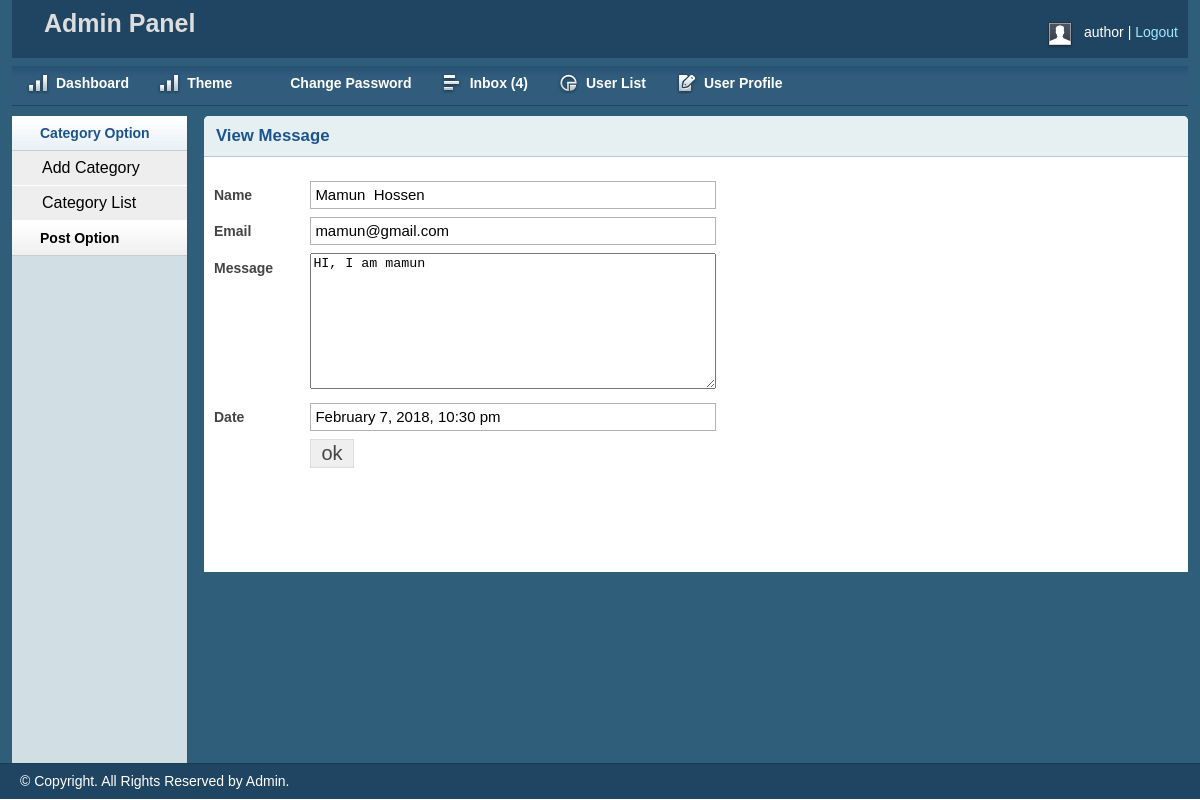
Screenshot of /admin/viewmsg.php?msgid=8 (signed in) with the database file from the repository.
### tables this page shows
CREATE TABLE `tbl_contact` (
  `id` int(11) NOT NULL,
  `firstname` varchar(100) NOT NULL,
  `lastname` varchar(100) NOT NULL,
  `email` varchar(50) NOT NULL,
  `body` text NOT NULL,
  `status` int(11) NOT NULL DEFAULT '0',
  `date` datetime NOT NULL
);

### lib/Database.php (called while the page is built, shortened)
<?php
Class Database{
	public $host   = DB_HOST;
	public $user   = DB_USER;
	public $pass   = DB_PASS;
	public $dbname = DB_NAME;
	public $link;
	private function connectDB(){
		$this->link = new mysqli($this->host, $this->user, $this->pass, $this->dbname);
	}
	public function select($query){
		$result = $this->link->query($query) or die($this->link->error.__LINE__);
		if($result->num_rows > 0){
			return $result;
		} else {
			return false;
		}
	}
}

### helpers/Format.php (called while the page is built, shortened)
<?php
class Format{
	public function dateFormat($date){
		return date('F j, Y, g:i a', strtotime($date));
	}
}
?>

### admin/viewmsg.php (the view, shortened to what this page needs)
<?php include 'inc/header.php';?>
<?php include 'inc/sidebar.php';?>
<?php
if (isset($_GET['msgid'])) {
    $msgid = $_GET['msgid'];
}
?>
<div class="grid_10">
    <div class="box round first grid">
        <h2>View Message</h2>
        <div class="block">
         <table class="data display datatable" id="example">
         <?php
            $query = "SELECT * FROM tbl_contact WHERE id='$msgid'";
            $getPage = $db->select($query);
            if ($getPage) {
                while ($result = $getPage->fetch_assoc()) {
        ?>
            <form action="" method="post">
                <table class="form">
                    <tr>
                        <td width="10%">
                            <label>Name</label>
                        </td>
                        <td>
                            <input type="text" readonly value="<?php echo $result['firstname'].' '.$result['lastname'];?>"  />
                        </td>
                    </tr>
                     <tr>
                        <td>
                            <label>Email</label>
                        </td>
                        <td>
                            <input type="text" readonly value="<?php echo $result['email']?>"  />
                        </td>
                    </tr>
                    <tr>
                        <td style="vertical-align: top; padding-top: 9px;">
                            <label>Message</label>
                        </td>
                        <td>
                           <textarea style='width:400px; height: 130px;' readonly><?php echo $result['body']?> </textarea>
                        </td>
                    </tr>
                     <tr>
                        <td>
                            <label>Date</label>
                        </td>
                        <td>
                            <input type="text" readonly value="<?php echo $fm->dateFormat($result['date']);?>"  />
                        </td>
                    </tr>
    				<tr>
                        <td></td>
                        <td>
                            <input type="submit" name="submit" Value="ok" />
                        </td>
                    </tr>
                </table>
            </form>
            <?php } }?>
        </div>
    </div>
</div>
<?php include 'inc/footer.php';?>

### admin/css/layout.css (style rules this page uses)
body { background: #fff none repeat scroll 0 0; color: #444; font-size: 14px; padding: 0; }
h1, h2, h3, h4, h5, h6 { line-height:1.2em; margin-bottom:.3em; }
h2 { margin-top:1em; }
.box { background:#fff; margin-bottom:20px; padding:10px 10px 10px 10px; margin-left:-8px; }
.box.grid { padding-bottom:40px; }
.box.round { -moz-border-radius: 5px 5px 0px 0px; -webkit-border-radius: 5px 5px 0px 0px; border-radius: 5px 5px 0px 0px; }
.box h2 { font-size:1.2em; font-weight:bold; color:#1B548D; background:#E6F0F3; margin:-10px -10px 0 -10px; padding:10px 12px; border-bottom:1px solid #B3CBD6; -moz-border-radius: 5px 5px 0px 0px; -webkit-border-radius: 5px 5px 0px 0px; border-radius: 5px 5px 0px 0px; }
.box.first { min-height: 406px; }
.block { padding-top:20px; }
table.form { width:100%; }
table.form td { padding:4px 0px; }
table.form label { font-weight:bold; }
table.form input, table.form select { font-size: 15px; padding: 4px 4px 5px 4px; border-top: 1px solid #b3b3b3; border-left: 1px solid #b3b3b3; border-right: 1px solid #eaeaea; border-bottom: 1px solid #eaeaea; }
table.form input[type="submit"] { border: 1px solid #ddd; color: #444; cursor: pointer; font-size: 20px; padding: 2px 10px; }
.block { padding-bottom:1px; }
table.display { margin: 0 auto; clear: both; width: 100%; }

### admin/viewmsg.php (style rules this page uses)
input[type="text"] { width: 396px; border: 1px solid #b3b3b3 !important; }

### rows the page displays
tbl_contact: firstname+lastname "Mamun Hossen", email "mamun@gmail.com", body "HI, I am mamun", date "February 7, 2018, 10:30 pm"

### other values shown
Session::get('userName') "author"
$msg "4"
